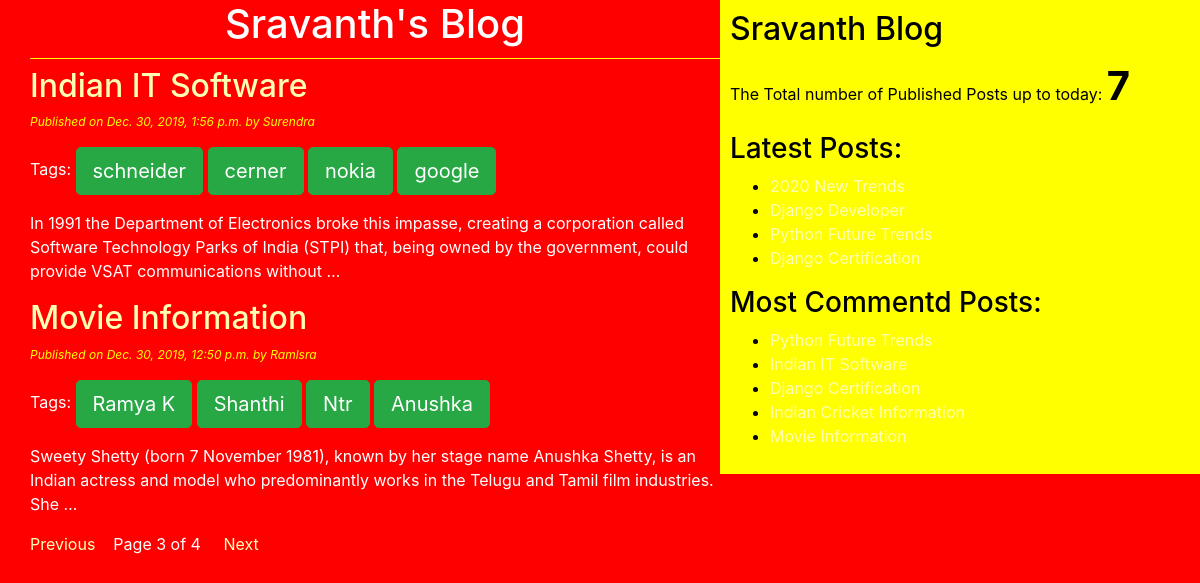
/?page=3, run on the app's committed database.
### blog/models.py (models this page shows, shortened)
class Post(models.Model):
    STATUS_CHOICES = (('draft','Draft'),('published','Published'))
    title = models.CharField(max_length  = 40)
    slug = models.SlugField(max_length=200,unique_for_date='publish')
    author = models.ForeignKey(User, related_name='blog_posts', on_delete=models.CASCADE)
    body = models.TextField()
    publish = models.DateTimeField(default = timezone.now)
    created = models.DateTimeField(auto_now_add=True)
    updated = models.DateTimeField(auto_now=True)
    status = models.CharField(max_length=10,choices = STATUS_CHOICES,default='draft')
    objects = CustomManager()
    tags = TaggableManager()
    class Meta:
        ordering = ('-publish',)
    def get_absolute_url(self):
        return reverse('post_detail',args=[self.publish.year,self.publish.strftime('%m'),self.publish.strftime('%d'),self.slug])

### blog/views.py (the view)
# urls.py: path('', views.Post_list_view),
def Post_list_view(request,tag_slug=None):
    post_list = Post.objects.all()
    tag=None
    if tag_slug:
        tag = get_object_or_404(Tag,slug=tag_slug)
        post_list = post_list.filter(tags__in=[tag])
    paginator = Paginator(post_list,2)
    page_number = request.GET.get('page')
    try:
        post_list = paginator.page(page_number)
    except PageNotAnInteger:
        post_list = paginator.page(1)
    except EmptyPage:
        post_list = paginator.page(paginator.num_pages)
    return render(request,'blog/post_list.html',{'post_list':post_list})

### blog/models.py (called while the page is built)
    def get_queryset(self):
        return super().get_queryset().filter(status='published')

### blog/templatetags/blog_tags.py (called while the page is built)
@register.simple_tag(name='my_tag')
def total_posts():
    return Post.objects.count()

@register.inclusion_tag('blog/latest_posts123.html')
def show_latest_posts(count=3):
    latest_posts = Post.objects.order_by('-publish')[:count]
    return {'latest_posts':latest_posts}

@register.simple_tag #assignment_tag=simple_tag
def get_most_commented_posts(count=5):
    return Post.objects.annotate(total_comments=Count('comments')).order_by('-total_comments')[:count]

### templates/blog/post_list.html (shortened to what this page needs)
{% extends 'blog/base.html' %}
    {% block body %}
    <h1>Sravanth's Blog</h1>
    {% for post in post_list %}
      <a href="{{post.get_absolute_url}}"><h2>{{post.title}}</h2></a>
      <p id="date">Published on {{post.publish}} by {{post.author}}</p>
      <p> Tags:
        {% for tag in post.tags.all %}
        <a href="{%url 'post_list_by_tag_name' tag.slug %}" class="btn btn-lg btn btn-success">  {{tag.name}}</a>
        {% endfor %}
      {{ post.body|truncatewords:30|linebreaks }}
     {% endfor %}
    {% include 'blog/pagination.html' with page=post_list %}
    {% endblock %}

### templates/blog/base.html (shortened to what this page needs)
<!DOCTYPE html>
{% load blog_tags %}
{% load static %}
<html lang="en" dir="ltr">
  <head>
    <link rel="stylesheet" href="https://stackpath.bootstrapcdn.com/bootstrap/4.4.1/css/bootstrap.min.css">
    <link rel="stylesheet" href="{% static "css/blog.css" %}">
  </head>
  <body>
    <div class="content">
      {% block body %}
      {% endblock %}
    </div>
    <div class="sidebar">
    <h2>Sravanth Blog</h2>
      <p>The Total number of Published Posts up to today: <span id ="pcount">{% my_tag %}</span>  </p>
      <h3>Latest Posts:</h3>{% show_latest_posts 4%}
      <h3>Most Commentd Posts: </h3>
      {% get_most_commented_posts as most_commented_posts %}
      <ul>
       {% for post in most_commented_posts %}
       <li><a href="{{post.get_absolute_url}}">{{post.title}}</a> </li>
       {% endfor %}
       </ul>
    </div>
  </body>
</html>

### templates/blog/latest_posts123.html
<ul>
  {% for post in latest_posts %}
  <li><a href="{{post.get_absolute_url}}">{{post.title}}</a> </li>
  {% endfor %}
</ul>

### static/css/blog.css (style rules this page uses)
.content { width: 60%; float: left; padding: 0 0 0 30px; background: red; }
.sidebar { width: 40%; float: right; padding: 10px; background: yellow; color: black; }
h1 { text-align: center; border-bottom: 1px solid yellow; padding-bottom: 10px; }
body { color: white; background: red; }
#date { color: yellow; font-size: 12px; font-style: italic; }
a { color: #ffffb3; }
#pcount { font-size: 40px; font-weight: bold; }

### data on the page
Post: title "Indian IT Software", publish "Dec. 30, 2019, 1:56 p.m.", author "Surendra", body "In 1991 the Department of Electronics broke this impasse, creating a corporation called Software Technology Parks of India (STPI) that, being owned by the government, could provide VSAT communications without …"
Tag: name "schneider"
Tag: name "cerner"
Tag: name "nokia"
Tag: name "google"
Post: title "Movie Information", publish "Dec. 30, 2019, 12:50 p.m.", author "Ramlsra", body "Sweety Shetty (born 7 November 1981), known by her stage name Anushka Shetty, is an Indian actress and model who predominantly works in the Telugu and Tamil film industries. She …"
Tag: name "Ramya K"
Tag: name "Shanthi"
Tag: name "Ntr"
Tag: name "Anushka"
Post: title "2020 New Trends"
Post: title "Django Developer"
Post: title "Python Future Trends"
Post: title "Django Certification"
Post: title "Indian Cricket Information"

### other printed values
{{ page.number }} "3"
{{ page.paginator.num_pages }} "4"
